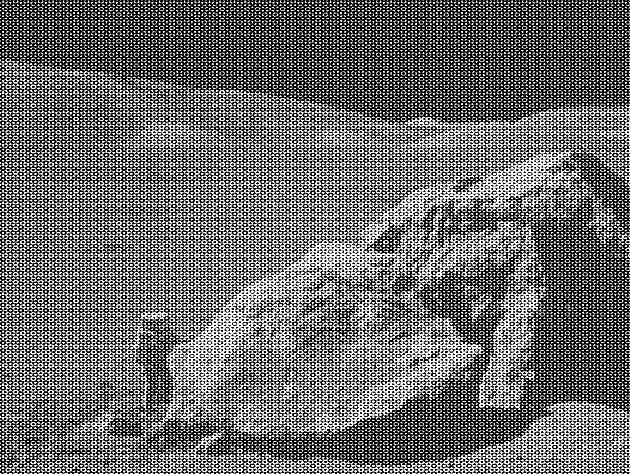
#> input picture images/moonlanding.png, 630 x 474 px
$ jupyter execute --allow-errors 09ex_numerical.ipynb
#> lines starting #> are read from the running program, lines starting #| are printed output that depends on the picture
1\. **2D minimization of a six-hump camelback function**

$$f(x,y) = \left(4-2.1x^2+\frac{x^4}{3} \right) x^2 +xy + (4y^2 -4)y^2$$

has multiple global and local minima.

- Find the global minima of this function
- How many global minima are there, and what is the function value at those points?
- What happens for an initial guess of $(x, y) = (0, 0)$?

Hints:

* Variables can be restricted to $-2 < x < 2$ and $-1 < y < 1$.
* Use `numpy.meshgrid()` and `pylab.imshow()` to find visually the regions.
* Use `scipy.optimize.minimize()`, optionally trying its optional arguments.

[cell 1]
import numpy as np
import pylab as pl
from scipy import optimize as op
import matplotlib.pyplot as plt

#definisco la funzione
def f(x, y):
    return (4 - 2.1*x**2 + x**4/3) * x**2 + x*y + (4*y**2 - 4) * y**2

#funzione che mi ritorna il valore della funzione f(x,y)
def f_res(xy):
  return f(*xy)

#x,y range
x_min, x_max = -2, 2
y_min, y_max = -1, 1

#-->visuaizzo la funzione
#creo la griglia di punti
x, y = np.meshgrid(np.linspace(x_min, x_max, 100), np.linspace(y_min, y_max, 100))

# calcolo la funzione in ogni punto
z = f(x, y)

#creo il plot
plt.imshow(z, extent=[x_min, x_max, y_min, y_max])
plt.xlabel('x')
plt.ylabel('y')
ec = plt.pcolor(x, y, z)
plt.colorbar(ec, shrink=0.55)
plt.show()
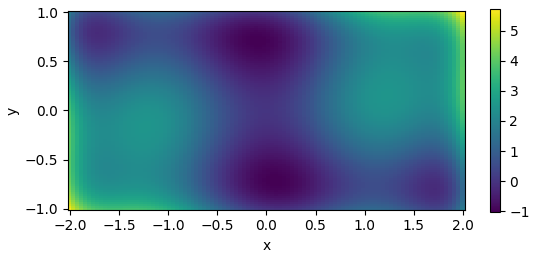
#> figure drawn by matplotlib, 2 panels

#cerco e stampo i minimi globali della funzione
gmins=[op.minimize(f_res,[0,0.5]).x,op.minimize(f_res,[0,-0.5]).x]
for xy_val in gmins:
  print(f"Minimum at x,y: {xy_val},\nFunction value at global minima: {f_res(xy_val)}\n")
print(f"Global minima are: {len(gmins)} and in this poit the function value is: {f_res(xy_val)}")

#plot del punto di minima
plt.imshow(z, extent=[x_min, x_max, y_min, y_max])
plt.xlabel('x')
plt.ylabel('y')
ec = plt.pcolor(x, y, z)
plt.colorbar(ec, shrink=0.55)
plt.plot(xy_val[0],xy_val[1], "o", color = "r")
plt.plot(-xy_val[0],-xy_val[1], "o", color = "r")
plt.show()

xy_p = (0,0)
print(f"\nWith initial value of {xy_p} the result is: {op.minimize(f_res, x0=xy_p, method=None).x}")

2\. **Non-linear ODE: the damped pendulum**

The equation of the motion that a pendulum makes with respect to the angle $\theta$ with the vertical is given by:

$$\frac{d^2\theta}{dt^2} = -\frac{1}{Q} \frac{d\theta}{dt} + \sin\theta + d \cos\Omega t$$

where $t$ is time, $Q$ is the damping factor, $d$ is the forcing amplitude, and $\Omega$ is the driving frequency of the forcing.

This second order ODE needs to be written as two coupled first order ODEs defining a new variable $\omega \equiv d\theta/dt$:

$$\frac{d\omega}{dt} = -\frac{1}{Q}\,\omega + \sin\theta + d \cos\Omega t$$

Consider the initial conditions $\theta_0 = \omega_0 = 0$, and $Q = 2.0$, $d = 1.5$, and $\omega = 0.65$.

 - Solve the ODE with `odeint` over a pariod of 200 time steps
 - Create two plots, one of $\theta$ as a function of the time, and $\omega$ as a function of the time
 - **Optional**: determine if there is a set of parameters for which the motion is chaotic.

[cell 2]
from scipy.integrate import odeint
import math
import matplotlib.pyplot as plt
import numpy as np

#funzione ODE
def pendulum_ode(y, t, Q, d, Omega):
    theta, omega = y
    dydt = [omega, -1/Q*omega + np.sin(theta) + d*np.cos(Omega*t)]
    return dydt

#condizioni iniziali
theta0 = 0
omega0 = 0

Q = 2.0
d = 1.5
Omega = 0.65

#array di punti temporali
t = np.linspace(0, 150, 200)

#risolvo l'ODE
solution = odeint(pendulum_ode, [theta0, omega0], t, args=(Q, d, Omega))
theta, omega = solution.T


#plot insieme
plt.figure(figsize=(8, 6))
plt.plot(t, solution[:, 0], label = "theta")
plt.plot(t, solution[:, 1], label = "omega")
plt.legend()
plt.show()
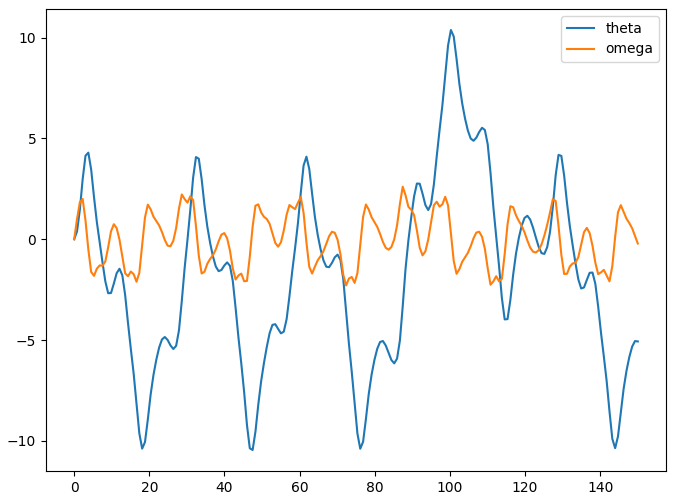
#> figure drawn by matplotlib, 1 panel; curve peaks at x = 100.3, y = 10.37; curve peaks at x = 87.44, y = 2.6

#plot theta in funzione del tempo
plt.plot(t, theta)
plt.xlabel('Time')
plt.ylabel('Theta')
plt.show()
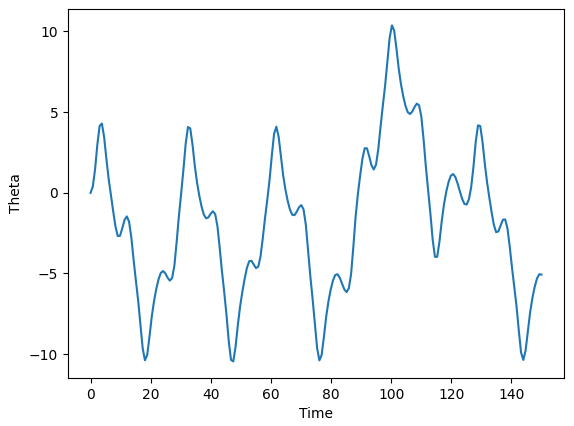
#> figure drawn by matplotlib, 1 panel; curve peaks at x = 100.3, y = 10.37

#plot omega in funzione del tempo
plt.plot(t, omega)
plt.xlabel('Time')
plt.ylabel('Omega')
plt.show()
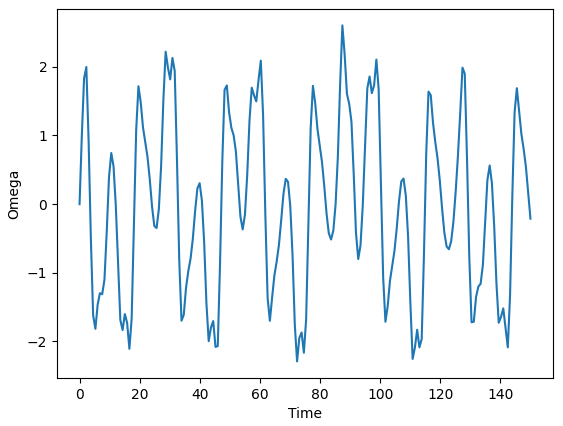
#> figure drawn by matplotlib, 1 panel; curve peaks at x = 87.44, y = 2.6


#--->3<---
#utilizzo il diagramma di Poincaré per verificare se il moto del pendolo è caotico:
#se il diagramma mostra una grande quantità di punti concentrati in un'area limitata,
#questo potrebbe indicare che il moto del pendolo è caotico.

#--> guardando il grafico si può notare che esistono delle aree di punti che hanno
#una struttura complessa e irregolare, il pendolo potrebbe avere un comportamento caotico per
#alcuni set di dati.

# Traccio il diagramma di Poincaré
plt.plot(theta, omega, 'k.')
plt.xlabel('Theta')
plt.ylabel('Omega')
plt.show()
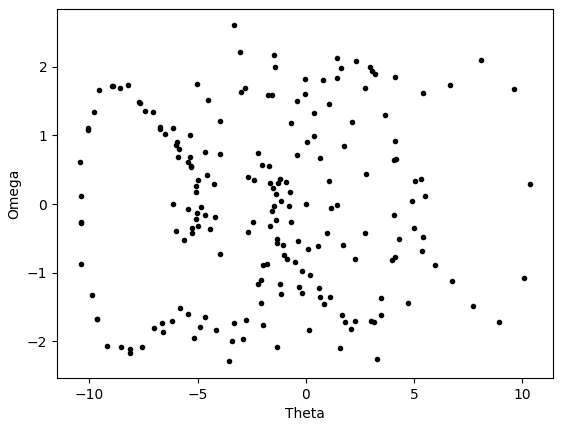
#> figure drawn by matplotlib, 1 panel

3\. **FFT of a simple dataset**

Perform a periodicity analysis on the lynxs-hares population, i.e. determine what is the period of the population of these animals.

The dataset is the one dowloaded at the beginning of Lecture 06:

 - `!wget https://www.dropbox.com/s/ebe1cnyd2gm836a/populations.txt -P data/`

[cell 3]
#!wget https://www.dropbox.com/s/ebe1cnyd2gm836a/populations.txt -P data/
from scipy import fftpack
import numpy as np
import matplotlib.pyplot as plt

#leggo il datset
#> (the rest of this cell did not finish here and is left out)

4\. **FFT of an image**

Write a filter that removes the periodic noise from the `moonlanding.png` image by using a 2-dimensional FFT.

* Import the image as a 2D numpy array using `plt.imread("images/moonlanding.png")`. Examine the image with `plt.imshow()`, which is heavily contaminated with periodic noise.
* Check the documentation of the `scipy.fftpack` package, and find the method that performs a 2D FFT. Plot the spectrum (Fourier transform of) the image. **Hint**: use `LogNorm` to plot the colors in log scale:
```Python
from matplotlib.colors import LogNorm
plt.imshow(image, norm=LogNorm(vmin=5))
```
* Inspect the spectrum, and try to locate the regions of the power spectrum that contain the signal and those which contain the periodic noise. Use array slicing to set the noise regions to zero.
* Apply the inverse Fourier transform to plot the resulting image.

[cell 4]
from matplotlib.colors import LogNorm

#-->1<--
img = plt.imread("images/moonlanding.png")
#> img is the input picture: shape (474, 630) float32; min 0, max 1, mean 0.424
plt.title('Original Image')
plt.imshow(img)

#applico FFT
im_fft = fftpack.fft2(img)

#visualizzo il risultato
def plot_spectrum(im_fft):
    # A logarithmic colormap
    plt.imshow(np.abs(im_fft), norm=LogNorm(vmin=5))
    plt.colorbar()

#plotto lo spettro
plt.figure()
plot_spectrum(im_fft)
plt.title('Fourier transform')


#-->2<--
# Define the fraction of coefficients (in each direction) we keep
keep_fraction = 0.1

#creo una copia di im_fft
im_fft2 = im_fft.copy()

#r = numero di colonne dell'array, c = numero di righe dell'array
r, c = im_fft2.shape
#> r = 474; c = 630

#setto a zero tutte le colonne tra r*keep_fraction e r*(1-keep_fraction)
im_fft2[int(r*keep_fraction):int(r*(1-keep_fraction))] = 0

#setto a zero tutte le righe tra r*keep_fraction e r*(1-keep_fraction)
im_fft2[:, int(c*keep_fraction):int(c*(1-keep_fraction))] = 0

#plotto lo spettro filtrato
plt.figure()
plot_spectrum(im_fft2)
plt.title('Filtered Spectrum')

#ricostruisco l'immagine dallo spettro filtrato, tenendo solo la parte reale
im_new = fftpack.ifft2(im_fft2).real
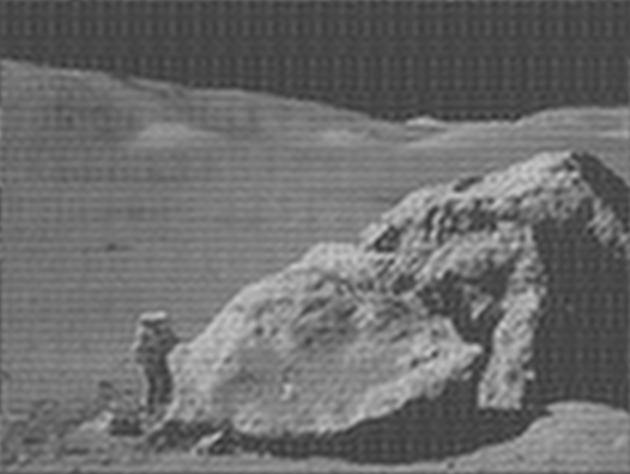
#> im_new: shape (474, 630) float32; min 0.184, max 0.791, mean 0.424

#creo un subplot con le due immagini
fig, (ax1, ax2) = plt.subplots(nrows=1, ncols=2, figsize=(18, 8))
ax1.imshow(im_new)
ax1.set_title('Reconstructed Image')
ax2.imshow(img)
ax2.set_title('Original Image')
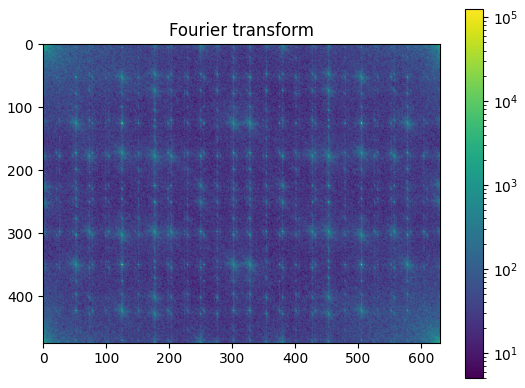
#> figure drawn by matplotlib, 2 panels
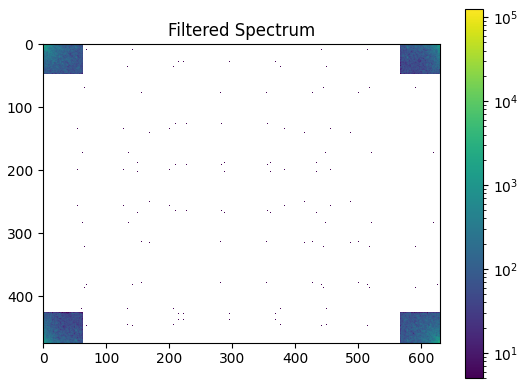
#> figure drawn by matplotlib, 2 panels
